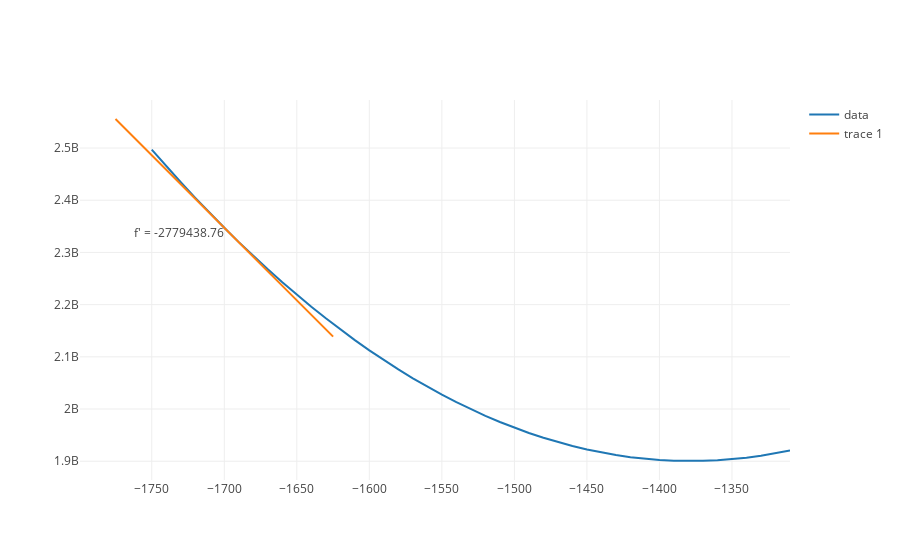

Notebook code cell kept with this figure:
### Markdown cell above
Now as we saw Python can find the minimum of this plot.  

```python
optimize.minimize(rss_value_vary_m, x0=-1700)
```

And it can do so without trying out every value.  

**Let's see the procedure and then we'll understand why it works** 

First we start at the point that we pass through as the $x0$ argument.  Above, we passed through the value -1700.  Then we calculates the slope of the RSS plot at this point.  So with the orange line below, you can see the slope of the line when $m= -1700$.

### Code cell
from calculus import derivative_trace
d_trace = derivative_trace(rss_value_vary_m, -1700, line_length = 150)
b = 65000
m_values = list(range(-1750, -1300, 10))
rss_values = list(map(lambda m: rss(m, b, month_numbers, revenues), m_values))
rss_trace = trace_values(m_values, rss_values, mode = 'lines')

plot([rss_trace, d_trace])

### Figure 1 — Plotly figure (JSON) as saved in the notebook; plotly's stock layout.template omitted (floating-point values rounded to 4 significant figures)
{"data": [{"mode": "lines", "name": "data", "text": [], "type": "scatter", "uid": "7c0de304-954f-49e2-9aad-23576ea019a8", "x": [-1750, -1740, -1730, -1720, -1710, -1700, -1690, -1680, -1670, -1660, -1650, -1640, -1630, -1620, -1610, -1600, -1590, -1580, -1570, -1560, -1550, -1540, -1530, -1520, -1510, -1500, -1490, -1480, -1470, -1460, -1450, -1440, -1430, -1420, -1410, -1400, -1390, -1380, -1370, -1360, -1350, -1340, -1330, -1320, -1310], "y": [2496899631, 2465213211, 2434391591, 2404434771, 2375342751, 2347115531, 2319753111, 2293255491, 2267622671, 2242854651, 2218951431, 2195913011, 2173739391, 2152430571, 2131986551, 2112407331, 2093692911, 2075843291, 2058858471, 2042738451, 2027483231, 2013092811, 1999567191, 1986906371, 1975110351, 1964179131, 1954112711, 1944911091, 1936574271, 1929102251, 1922495031, 1916752611, 1911874991, 1907862171, 1904714151, 1902430931, 1901012511, 1900458891, 1900770071, 1901946051, 1903986831, 1906892411, 1910662791, 1915297971, 1920797951]}, {"mode": "text+lines", "text": ["", "f' = -2779438.76", ""], "textposition": "bottom left", "type": "scatter", "uid": "eff6adfb-1811-47a6-a406-095276c0689a", "x": [-1775, -1700, -1625], "y": [2555573438, 2347115531, 2138657624]}], "layout": {"autosize": true, "xaxis": {"autorange": true, "range": [-1799.0, -1310], "type": "linear"}, "yaxis": {"autorange": true, "range": [1864000000.0, 2592000000.0], "type": "linear"}}}
